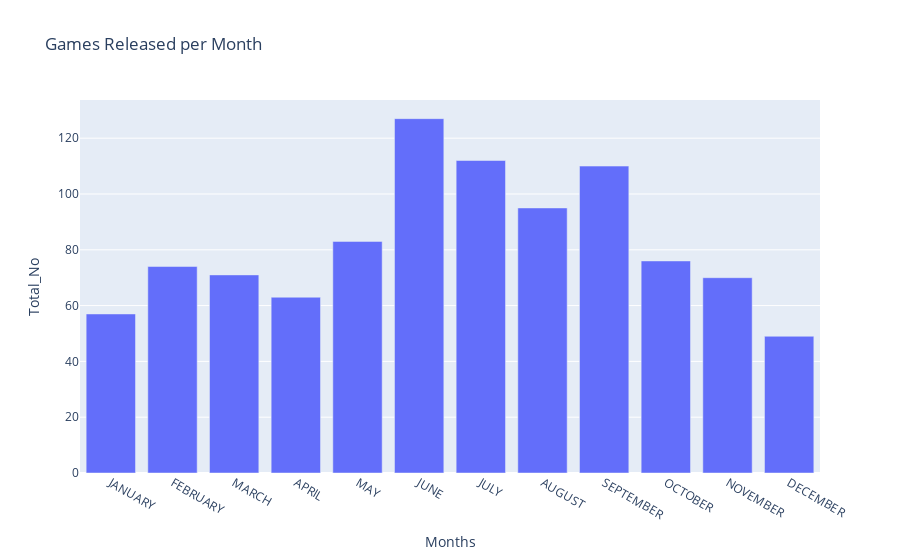

Here is the notebook cell this chart was saved with:
### Code cell
fig_2=px.bar(x=Month_1,y=Mont_12,title='Games Released per Month')
fig_2.update_layout(
    title="Games Released per Month",
    xaxis_title="Months",
    yaxis_title="Total_No")

### Figure 1 — Plotly figure (JSON) as saved in the notebook; plotly's stock layout.template omitted (floating-point values rounded to 4 significant figures)
{"data": [{"alignmentgroup": "True", "hovertemplate": "x=%{x}<br>y=%{y}<extra></extra>", "legendgroup": "", "marker": {"color": "#636efa", "pattern": {"shape": ""}}, "name": "", "offsetgroup": "", "orientation": "v", "showlegend": false, "textposition": "auto", "x": ["JANUARY", "FEBRUARY", "MARCH", "APRIL", "MAY", "JUNE", "JULY", "AUGUST", "SEPTEMBER", "OCTOBER", "NOVEMBER", "DECEMBER"], "xaxis": "x", "y": [57, 74, 71, 63, 83, 127, 112, 95, 110, 76, 70, 49], "yaxis": "y", "type": "bar"}], "layout": {"xaxis": {"anchor": "y", "domain": [0, 1], "title": {"text": "Months"}, "type": "category", "range": [-0.5, 11.5], "autorange": true}, "yaxis": {"anchor": "x", "domain": [0, 1], "title": {"text": "Total_No"}, "type": "linear", "range": [0, 133.7], "autorange": true}, "legend": {"tracegroupgap": 0}, "title": {"text": "Games Released per Month"}, "barmode": "relative", "autosize": true}}
